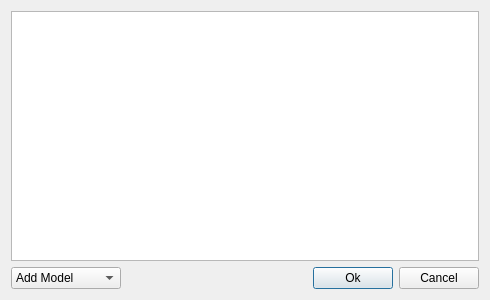
<?xml version="1.0" encoding="UTF-8"?>
<ui version="4.0">
 <class>ConfigureModelsDialog</class>
 <widget class="QDialog" name="ConfigureModelsDialog">
  <property name="geometry">
   <rect>
    <x>0</x>
    <y>0</y>
    <width>490</width>
    <height>300</height>
   </rect>
  </property>
  <property name="windowTitle">
   <string>ConfigureModelsDialog</string>
  </property>
  <layout class="QVBoxLayout" name="verticalLayout">
   <item>
    <layout class="QHBoxLayout" name="horizontalLayout">
     <item>
      <widget class="QListWidget" name="modelList"/>
     </item>
    </layout>
   </item>
   <item>
    <layout class="QHBoxLayout" name="horizontalLayout_2">
     <item>
      <widget class="QComboBox" name="addModelButton">
       <property name="minimumSize">
        <size>
         <width>110</width>
         <height>0</height>
        </size>
       </property>
       <item>
        <property name="text">
         <string>Add Model</string>
        </property>
       </item>
       <item>
        <property name="text">
         <string>From File</string>
        </property>
       </item>
       <item>
        <property name="text">
         <string>From Scratch</string>
        </property>
       </item>
       <item>
        <property name="text">
         <string/>
        </property>
       </item>
      </widget>
     </item>
     <item>
      <spacer name="horizontalSpacer">
       <property name="orientation">
        <enum>Qt::Horizontal</enum>
       </property>
       <property name="sizeHint" stdset="0">
        <size>
         <width>40</width>
         <height>20</height>
        </size>
       </property>
      </spacer>
     </item>
     <item>
      <widget class="QPushButton" name="okButton">
       <property name="text">
        <string>Ok</string>
       </property>
      </widget>
     </item>
     <item>
      <widget class="QPushButton" name="cancelButton">
       <property name="text">
        <string>Cancel</string>
       </property>
      </widget>
     </item>
    </layout>
   </item>
  </layout>
 </widget>
 <layoutdefault spacing="6" margin="11"/>
 <resources/>
 <connections>
  <connection>
   <sender>cancelButton</sender>
   <signal>clicked()</signal>
   <receiver>ConfigureModelsDialog</receiver>
   <slot>reject()</slot>
   <hints>
    <hint type="sourcelabel">
     <x>437</x>
     <y>275</y>
    </hint>
    <hint type="destinationlabel">
     <x>244</x>
     <y>149</y>
    </hint>
   </hints>
  </connection>
  <connection>
   <sender>okButton</sender>
   <signal>clicked()</signal>
   <receiver>ConfigureModelsDialog</receiver>
   <slot>accept()</slot>
   <hints>
    <hint type="sourcelabel">
     <x>346</x>
     <y>275</y>
    </hint>
    <hint type="destinationlabel">
     <x>244</x>
     <y>149</y>
    </hint>
   </hints>
  </connection>
 </connections>
</ui>
